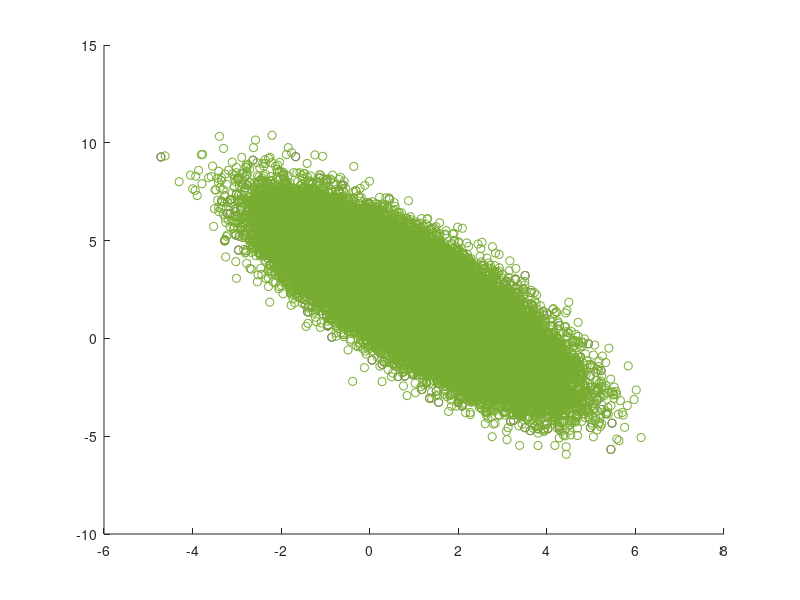

Write MATLAB code to recreate this figure.
mu = [1;2];
m=1;
C = [1.6250, -1.9486 ; -1.9486 , 3.8750];
[Q, lambda] = eig(C);
A = lambda.^(1/2);
A = Q*A*inv(Q);
numbers = [10, 100, 1000, 10000, 100000];
for i = 1:5
    rng(0);
    X = randn(2, numbers(i));
    Y = A*X;
    Y(1,:) = Y(1,:) + mu(1);
    Y(2,:) = Y(2,:) + mu(2);
    MLmean = [mean(Y(1,:)); mean(Y(2,:))];
    scaledY=zeros(2,numbers(i));
    scaledY(1,:) = Y(1,:) - MLmean(1);
    scaledY(2,:) = Y(2,:) - MLmean(2);
    currentCov = (scaledY*scaledY')./numbers(i);
    pcaVec = zeros(1,2);
    [eigenVec, eigenValues] = eig(currentCov);
    if eigenValues(1,1)>eigenValues(2,2)
        pcaVec = eigenVec(:,1)*eigenValues(1,1);
    else
        pcaVec = eigenVec(:,2)*eigenValues(2,2);
    end
    data2 = MLmean + pcaVec;
    scatter(Y(1,:),Y(2,:));
    hold on;
    plot([MLmean(1),data2(1)],[MLmean(2),data2(2)])
    pcaVec
end
